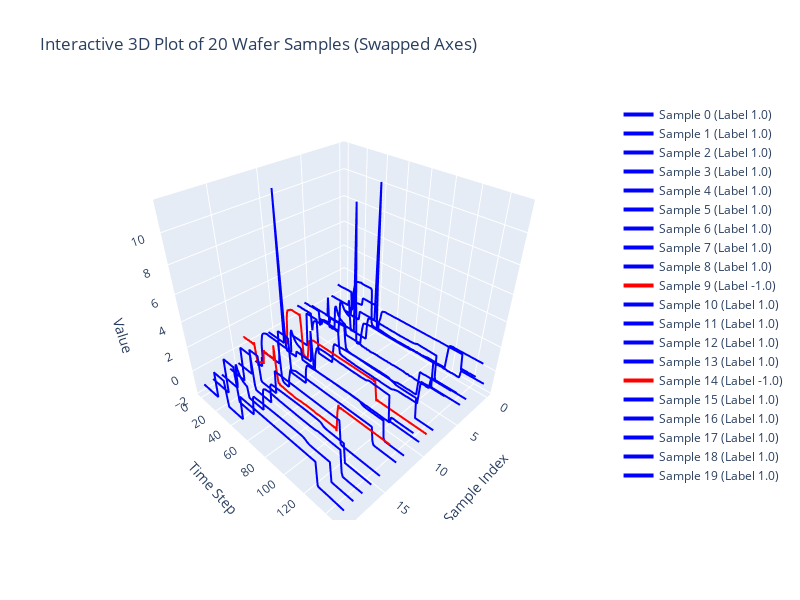

Notebook code for this chart:
### Code cell
import pandas as pd
import numpy as np
import plotly.graph_objects as go

def load_dataset(file_path):
    """
    Load a TSV file into a pandas DataFrame.
    
    Parameters:
        file_path (str): Path to the TSV file.
    
    Returns:
        pd.DataFrame: Loaded data.
    """
    return pd.read_csv(file_path, sep='\t', header=None)

# Define the file path for the Wafer dataset (update if necessary)
wafer_file = "/Users/mikel/Documents/GitHub/polimikel/data/UCR_dataset/Wafer/Wafer_TRAIN.tsv"

# Load the dataset and select the first 20 samples
data = load_dataset(wafer_file)
sample_data = data.iloc[:20, :]

# Prepare a list of traces (one per sample)
traces = []

for i, (_, row) in enumerate(sample_data.iterrows()):
    # Extract the label and feature values
    label = row.iloc[0]
    features = row.iloc[1:].values.astype(float)
    
    # Create time steps corresponding to each data point
    time_steps = np.arange(len(features))
    
    # After swapping:
    # New x-axis: sample index (a constant for each row)
    x = np.full_like(time_steps, i, dtype=float)
    # New y-axis: time steps (original x-axis)
    y = time_steps
    # New z-axis: feature values (original value)
    z = features
    
    # Set color based on the label: red for abnormal (-1), blue for normal (1)
    color = 'red' if label == -1 else 'blue'
    
    # Create a 3D scatter (line) trace with the swapped axes
    trace = go.Scatter3d(
        x=x,
        y=y,
        z=z,
        mode='lines',
        line=dict(color=color, width=4),
        name=f'Sample {i} (Label {label})'
    )
    traces.append(trace)

# Define the layout with updated axis labels and a title
layout = go.Layout(
    title="Interactive 3D Plot of 20 Wafer Samples (Swapped Axes)",
    scene=dict(
        xaxis_title="Sample Index",
        yaxis_title="Time Step",
        zaxis_title="Value"
    ),
    width=800,
    height=600
)

# Create and display the figure
fig = go.Figure(data=traces, layout=layout)
fig.show()

### Figure 1 — Plotly figure (JSON) as saved in the notebook; plotly's stock layout.template omitted (floating-point values rounded to 4 significant figures; data arrays with more than 128 entries replaced by an {"elided": "..."} marker saying what was removed)
{"data": [{"line": {"color": "blue", "width": 4}, "mode": "lines", "name": "Sample 0 (Label 1.0)", "type": "scatter3d", "x": {"elided": "152 int values"}, "y": {"elided": "152 int values"}, "z": {"elided": "152 float values"}}, {"line": {"color": "blue", "width": 4}, "mode": "lines", "name": "Sample 1 (Label 1.0)", "type": "scatter3d", "x": {"elided": "152 int values"}, "y": {"elided": "152 int values"}, "z": {"elided": "152 float values"}}, {"line": {"color": "blue", "width": 4}, "mode": "lines", "name": "Sample 2 (Label 1.0)", "type": "scatter3d", "x": {"elided": "152 int values"}, "y": {"elided": "152 int values"}, "z": {"elided": "152 float values"}}, {"line": {"color": "blue", "width": 4}, "mode": "lines", "name": "Sample 3 (Label 1.0)", "type": "scatter3d", "x": {"elided": "152 int values"}, "y": {"elided": "152 int values"}, "z": {"elided": "152 float values"}}, {"line": {"color": "blue", "width": 4}, "mode": "lines", "name": "Sample 4 (Label 1.0)", "type": "scatter3d", "x": {"elided": "152 int values"}, "y": {"elided": "152 int values"}, "z": {"elided": "152 float values"}}, {"line": {"color": "blue", "width": 4}, "mode": "lines", "name": "Sample 5 (Label 1.0)", "type": "scatter3d", "x": {"elided": "152 int values"}, "y": {"elided": "152 int values"}, "z": {"elided": "152 float values"}}, {"line": {"color": "blue", "width": 4}, "mode": "lines", "name": "Sample 6 (Label 1.0)", "type": "scatter3d", "x": {"elided": "152 int values"}, "y": {"elided": "152 int values"}, "z": {"elided": "152 float values"}}, {"line": {"color": "blue", "width": 4}, "mode": "lines", "name": "Sample 7 (Label 1.0)", "type": "scatter3d", "x": {"elided": "152 int values"}, "y": {"elided": "152 int values"}, "z": {"elided": "152 float values"}}, {"line": {"color": "blue", "width": 4}, "mode": "lines", "name": "Sample 8 (Label 1.0)", "type": "scatter3d", "x": {"elided": "152 int values"}, "y": {"elided": "152 int values"}, "z": {"elided": "152 float values"}}, {"line": {"color": "red", "width": 4}, "mode": "lines", "name": "Sample 9 (Label -1.0)", "type": "scatter3d", "x": {"elided": "152 int values"}, "y": {"elided": "152 int values"}, "z": {"elided": "152 float values"}}, {"line": {"color": "blue", "width": 4}, "mode": "lines", "name": "Sample 10 (Label 1.0)", "type": "scatter3d", "x": {"elided": "152 int values"}, "y": {"elided": "152 int values"}, "z": {"elided": "152 float values"}}, {"line": {"color": "blue", "width": 4}, "mode": "lines", "name": "Sample 11 (Label 1.0)", "type": "scatter3d", "x": {"elided": "152 int values"}, "y": {"elided": "152 int values"}, "z": {"elided": "152 float values"}}, {"line": {"color": "blue", "width": 4}, "mode": "lines", "name": "Sample 12 (Label 1.0)", "type": "scatter3d", "x": {"elided": "152 int values"}, "y": {"elided": "152 int values"}, "z": {"elided": "152 float values"}}, {"line": {"color": "blue", "width": 4}, "mode": "lines", "name": "Sample 13 (Label 1.0)", "type": "scatter3d", "x": {"elided": "152 int values"}, "y": {"elided": "152 int values"}, "z": {"elided": "152 float values"}}, {"line": {"color": "red", "width": 4}, "mode": "lines", "name": "Sample 14 (Label -1.0)", "type": "scatter3d", "x": {"elided": "152 int values"}, "y": {"elided": "152 int values"}, "z": {"elided": "152 float values"}}, {"line": {"color": "blue", "width": 4}, "mode": "lines", "name": "Sample 15 (Label 1.0)", "type": "scatter3d", "x": {"elided": "152 int values"}, "y": {"elided": "152 int values"}, "z": {"elided": "152 float values"}}, {"line": {"color": "blue", "width": 4}, "mode": "lines", "name": "Sample 16 (Label 1.0)", "type": "scatter3d", "x": {"elided": "152 int values"}, "y": {"elided": "152 int values"}, "z": {"elided": "152 float values"}}, {"line": {"color": "blue", "width": 4}, "mode": "lines", "name": "Sample 17 (Label 1.0)", "type": "scatter3d", "x": {"elided": "152 int values"}, "y": {"elided": "152 int values"}, "z": {"elided": "152 float values"}}, {"line": {"color": "blue", "width": 4}, "mode": "lines", "name": "Sample 18 (Label 1.0)", "type": "scatter3d", "x": {"elided": "152 int values"}, "y": {"elided": "152 int values"}, "z": {"elided": "152 float values"}}, {"line": {"color": "blue", "width": 4}, "mode": "lines", "name": "Sample 19 (Label 1.0)", "type": "scatter3d", "x": {"elided": "152 int values"}, "y": {"elided": "152 int values"}, "z": {"elided": "152 float values"}}], "layout": {"height": 600, "scene": {"xaxis": {"title": {"text": "Sample Index"}}, "yaxis": {"title": {"text": "Time Step"}}, "zaxis": {"title": {"text": "Value"}}}, "title": {"text": "Interactive 3D Plot of 20 Wafer Samples (Swapped Axes)"}, "width": 800}}
